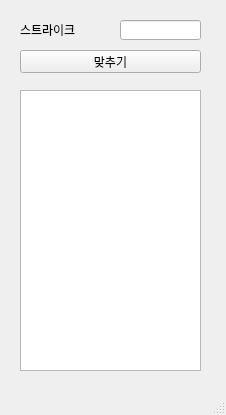
<?xml version="1.0" encoding="UTF-8"?>
<ui version="4.0">
 <class>MainWindow</class>
 <widget class="QMainWindow" name="MainWindow">
  <property name="geometry">
   <rect>
    <x>0</x>
    <y>0</y>
    <width>226</width>
    <height>415</height>
   </rect>
  </property>
  <property name="windowTitle">
   <string>MainWindow</string>
  </property>
  <widget class="QWidget" name="centralwidget">
   <widget class="QLabel" name="lbl">
    <property name="geometry">
     <rect>
      <x>20</x>
      <y>20</y>
      <width>71</width>
      <height>20</height>
     </rect>
    </property>
    <property name="text">
     <string>스트라이크</string>
    </property>
   </widget>
   <widget class="QLineEdit" name="le">
    <property name="geometry">
     <rect>
      <x>120</x>
      <y>20</y>
      <width>81</width>
      <height>20</height>
     </rect>
    </property>
   </widget>
   <widget class="QPushButton" name="pb">
    <property name="geometry">
     <rect>
      <x>20</x>
      <y>50</y>
      <width>181</width>
      <height>23</height>
     </rect>
    </property>
    <property name="text">
     <string>맞추기</string>
    </property>
   </widget>
   <widget class="QPlainTextEdit" name="pte">
    <property name="geometry">
     <rect>
      <x>20</x>
      <y>90</y>
      <width>181</width>
      <height>281</height>
     </rect>
    </property>
   </widget>
  </widget>
  <widget class="QMenuBar" name="menubar">
   <property name="geometry">
    <rect>
     <x>0</x>
     <y>0</y>
     <width>226</width>
     <height>21</height>
    </rect>
   </property>
  </widget>
  <widget class="QStatusBar" name="statusbar"/>
 </widget>
 <resources/>
 <connections/>
</ui>
